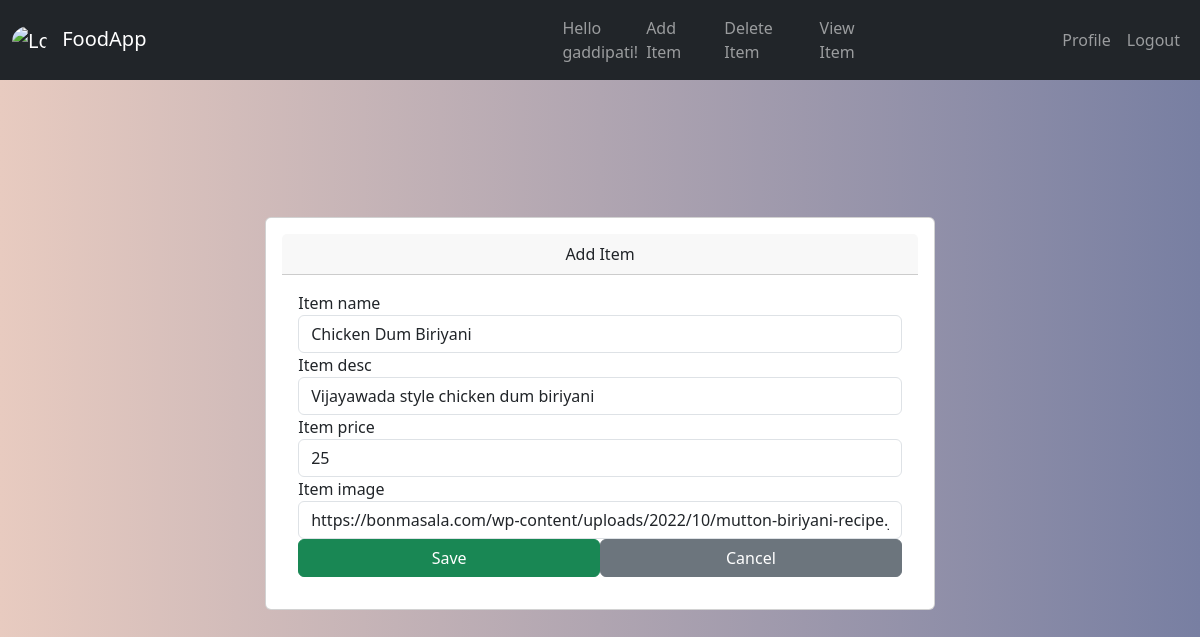
The app's page /food/update/6 (signed in), older data.
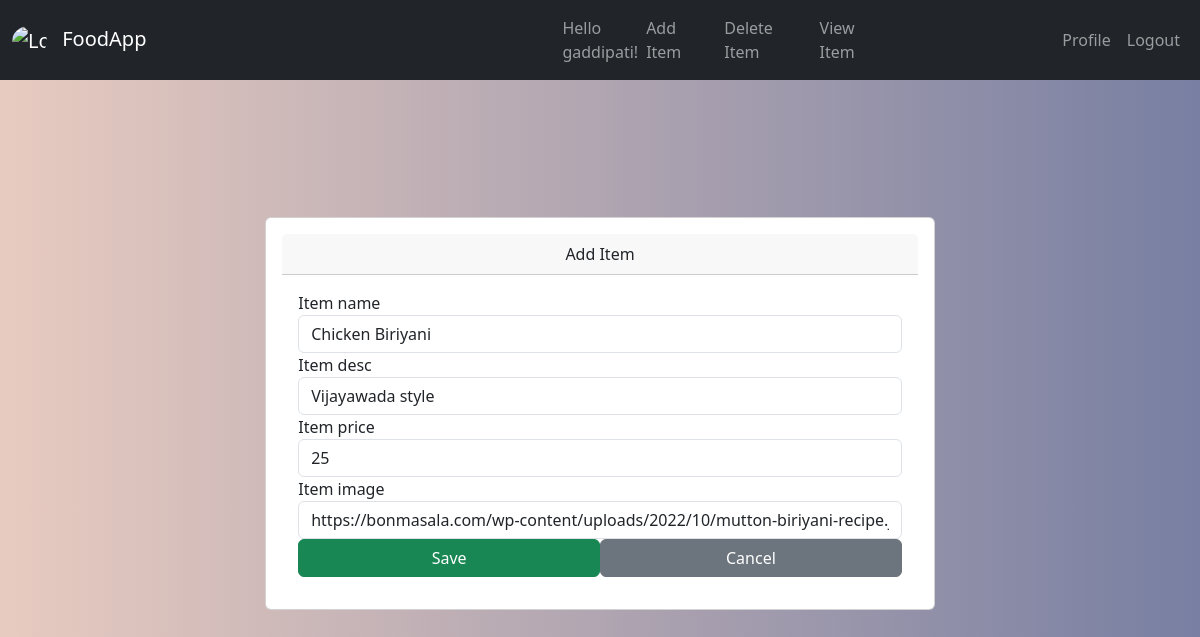
The same page, newer data.
### food/models.py (models this page shows, shortened)
class Item(models.Model):
    user_name = models.ForeignKey(User, on_delete=models.CASCADE, default=1)
    item_name = models.CharField(max_length = 200)
    item_desc = models.CharField(max_length = 200)
    item_price = models.IntegerField()
    item_image = models.CharField(max_length=500, default = "https://assets.materialup.com/uploads/b03b23aa-aa69-4657-aa5e-fa5fef2c76e8/preview.png")

### food/views.py (the view)
# urls.py: path('update/<int:id>', views.update_item, name = 'update_item'),
def update_item(request, id):
    item = Item.objects.get(id=id)
    form = ItemForm(request.POST or None, instance=item)
    if form.is_valid():
        form.save()
        return redirect('food:index')
    return render(request, 'food/item-form.html', {'form': form, 'item': item})

### food/forms.py
class ItemForm(forms.ModelForm):
    class Meta:
        model = Item
        fields = ['item_name', 'item_desc', 'item_price', 'item_image']
    def __init__(self, *args, **kwargs):
        kwargs.setdefault('label_suffix', '')
        super(ItemForm, self).__init__(*args, **kwargs)

### food/templates/food/item-form.html (shortened to what this page needs)
{% extends 'food/base.html' %}
{% block body %}
<div class="container full-height">
    <div class="card">
        <div class="card-header text-center">
            Add Item
        </div>
        <div class="card-body">
            <form method="post" class="post-form">
                {% for field in form %}
                    <div class="form-group">
                        <label for="{{ field.id_for_label }}">{{ field.label }}</label>
                        <input type="{{ field.field.widget.input_type }}"
                               name="{{ field.name }}"
                               id="{{ field.id_for_label }}"
                               class="form-control"
                               placeholder="{{ field.label }}"
                               value="{{ field.value|default_if_none:'' }}">
                    </div>
                {% endfor %}
                <div class="d-flex justify-content-between">
                    <button type="submit" class="btn btn-success btn-half-width">Save</button>
                    <a class="btn btn-secondary btn-half-width" href="{% url 'food:index' %}">Cancel</a>
                </div>
            </form>
        </div>
    </div>
</div>
{% endblock %}

### food/templates/food/base.html (shortened to what this page needs)
{% load static %}
<!DOCTYPE html>
<html lang="en">
<head>
    <link href="https://cdn.jsdelivr.net/npm/bootstrap@5.3.3/dist/css/bootstrap.min.css" rel="stylesheet">
    <link rel = "stylesheet" href="{% static 'food/style.css' %}">
</head>
<body>
  <nav class="navbar navbar-expand-lg navbar-dark bg-dark">
    <div class="container-fluid">
        <a class="navbar-brand" href="{% url 'food:index' %}">
            <img src="https://images.assetsdelivery.com/compings_v2/sergeypykhonin/sergeypykhonin1604/sergeypykhonin160400036.jpg"
                 alt="Logo" style="max-width: 35px; height: auto; border-radius: 50%; margin-right: 10px;">
            FoodApp
        </a>
        <div class="collapse navbar-collapse" id="navbarSupportedContent">
            <ul class="navbar-nav mx-auto">
                <li class="nav-item" style="padding-left: 25rem;">
                    {% if user.is_authenticated %}
                        <span class="navbar-text">Hello {{ user.username }}!</span>
                    {% else %}
                        <span class="navbar-text" style="padding-right: 30rem;">Hello Guest!!</span>
                    {% endif %}
                </li>
            </ul>
            <ul class="navbar-nav">
                {% if user.is_authenticated %}
                    <li class="nav-item">
                        <a class="nav-link" href="{% url 'food:create_item' %}">Add Item</a>
                    </li>
                    <li class="nav-item">
                        <a class="nav-link" href="#">Delete Item</a>
                    </li>
                    <li class="nav-item">
                        <a class="nav-link" href="#">View Item</a>
                    </li>
                {% endif %}
            </ul>
            <ul class="navbar-nav">
              {% if user.is_authenticated %}
                  <li class="nav-item" style="padding-left: 10rem;">
                      <a class="nav-link" href="{% url 'profile' %}">Profile</a>
                  </li>
                  <li class="nav-item">
                      <a class="nav-link" href="{% url 'logout' %}">Logout</a>
                  </li>
              {% else %}
                  <li class="nav-item">
                      <a class="nav-link" href="{% url 'login' %}">Login</a>
                  </li>
              {% endif %}
          </ul>
        </div>
    </div>
</nav>
  {% block body %}
  {% endblock %}
</body>
</html>

### food/static/food/style.css (style rules this page uses)
body { background: #e8cbc0; background: -webkit-linear-gradient(to right, #e8cbc0, #7e87ad); background: linear-gradient(to right, #e8cbc0, #787fa2); min-height: 100vh; }

### food/templates/food/item-form.html (style rules this page uses)
.full-height { display: flex; align-items: center; justify-content: center; min-height: 80vh; padding-top: 10px; }
.card { width: 60%; padding: 1rem; margin-top: 2vh; }
.btn-half-width { width: 50%; }

Row changes from the older to the newer data that the page shows:
changed Item: item_name "Chicken Dum Biriyani" → "Chicken Biriyani"; item_desc "Vijayawada style chicken dum biriyani" → "Vijayawada style"
